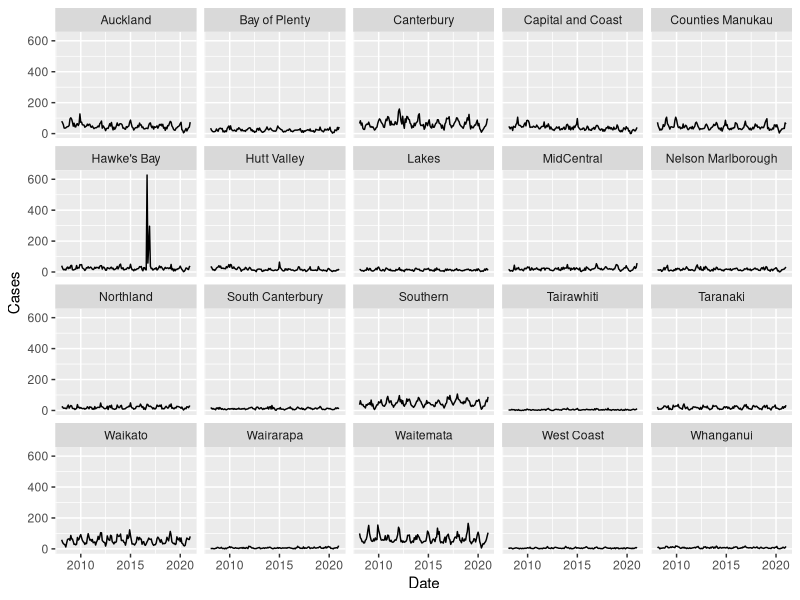
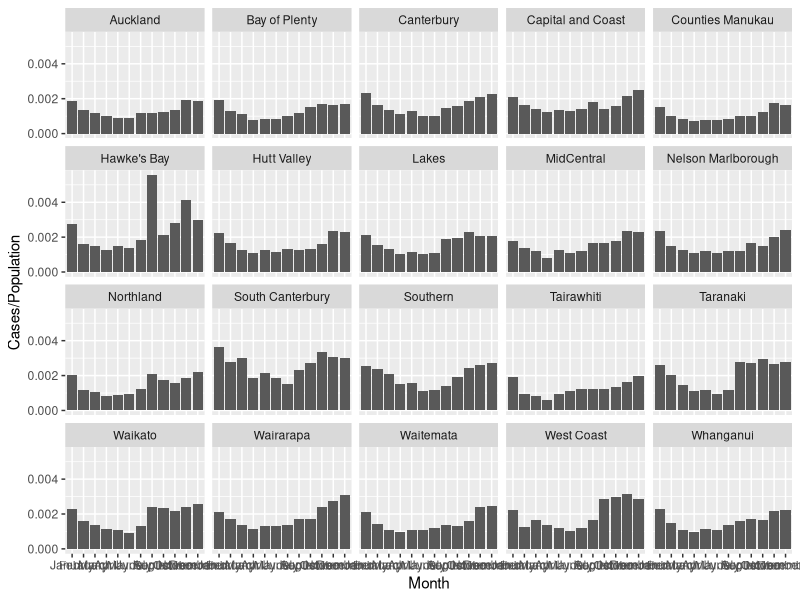

These figures' R source, in order:
# Modelling Campylobacteriosis rates in NZ

# Load our libraries
library(tidyverse)
library(lubridate)

# read in the data
campy_dat <- read_csv("data/campy/campy.csv")

# add month information
campy <- campy_dat %>% mutate(Month = month(Date, label=TRUE, abbr=FALSE))

# plot the data
ggplot(campy) +
  geom_line(aes(x=Date, y=Cases)) +
  facet_wrap(vars(DHB), ncol=5)

# check seasonality
ggplot(campy) +
  geom_col(aes(x=Month, y=Cases/Population)) +
  facet_wrap(vars(DHB), ncol=5)

# model the data below. We probably want a seasonal effect of month, plus a trend
# (maybe just a linear trend with Date?). We'll need to include an offset for Population
# as obviously the cases would scale with DHB population.
